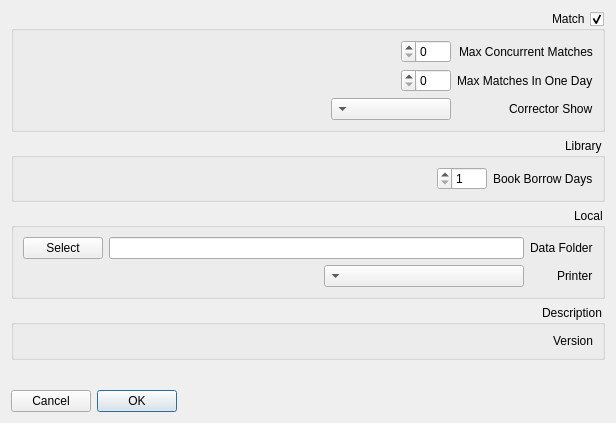
<?xml version="1.0" encoding="UTF-8"?>
<ui version="4.0">
 <class>OptionsForm</class>
 <widget class="QWidget" name="OptionsForm">
  <property name="geometry">
   <rect>
    <x>0</x>
    <y>0</y>
    <width>616</width>
    <height>423</height>
   </rect>
  </property>
  <property name="layoutDirection">
   <enum>Qt::RightToLeft</enum>
  </property>
  <layout class="QVBoxLayout" name="verticalLayout">
   <item>
    <widget class="QGroupBox" name="gMatch">
     <property name="title">
      <string>Match</string>
     </property>
     <property name="checkable">
      <bool>true</bool>
     </property>
     <layout class="QFormLayout" name="formLayout">
      <property name="fieldGrowthPolicy">
       <enum>QFormLayout::AllNonFixedFieldsGrow</enum>
      </property>
      <property name="labelAlignment">
       <set>Qt::AlignLeading|Qt::AlignLeft|Qt::AlignVCenter</set>
      </property>
      <item row="0" column="1">
       <widget class="QSpinBox" name="sMaxConcurrentMatches">
        <property name="maximumSize">
         <size>
          <width>50</width>
          <height>16777215</height>
         </size>
        </property>
        <property name="maximum">
         <number>10</number>
        </property>
       </widget>
      </item>
      <item row="1" column="0">
       <widget class="QLabel" name="label_6">
        <property name="text">
         <string>Max Matches In One Day</string>
        </property>
       </widget>
      </item>
      <item row="1" column="1">
       <widget class="QSpinBox" name="sMaxMatchesInOneDay">
        <property name="maximumSize">
         <size>
          <width>50</width>
          <height>16777215</height>
         </size>
        </property>
        <property name="maximum">
         <number>10</number>
        </property>
       </widget>
      </item>
      <item row="2" column="0">
       <widget class="QLabel" name="label_4">
        <property name="text">
         <string>Corrector Show</string>
        </property>
       </widget>
      </item>
      <item row="2" column="1">
       <widget class="QComboBox" name="cCorrectorIdentifier">
        <property name="maximumSize">
         <size>
          <width>120</width>
          <height>16777215</height>
         </size>
        </property>
       </widget>
      </item>
      <item row="0" column="0">
       <widget class="QLabel" name="label_5">
        <property name="text">
         <string>Max Concurrent Matches</string>
        </property>
       </widget>
      </item>
     </layout>
    </widget>
   </item>
   <item>
    <widget class="QGroupBox" name="gLibrary">
     <property name="title">
      <string>Library</string>
     </property>
     <layout class="QFormLayout" name="formLayout_4">
      <item row="0" column="0">
       <widget class="QLabel" name="label">
        <property name="text">
         <string>Book Borrow Days</string>
        </property>
       </widget>
      </item>
      <item row="0" column="1">
       <widget class="QSpinBox" name="sBookBorrowDays">
        <property name="maximumSize">
         <size>
          <width>50</width>
          <height>16777215</height>
         </size>
        </property>
        <property name="minimum">
         <number>1</number>
        </property>
        <property name="maximum">
         <number>100</number>
        </property>
       </widget>
      </item>
     </layout>
    </widget>
   </item>
   <item>
    <widget class="QGroupBox" name="gLocal">
     <property name="title">
      <string>Local</string>
     </property>
     <layout class="QFormLayout" name="formLayout_2">
      <property name="fieldGrowthPolicy">
       <enum>QFormLayout::AllNonFixedFieldsGrow</enum>
      </property>
      <property name="labelAlignment">
       <set>Qt::AlignLeading|Qt::AlignLeft|Qt::AlignVCenter</set>
      </property>
      <item row="0" column="0">
       <widget class="QLabel" name="label_3">
        <property name="text">
         <string>Data Folder</string>
        </property>
       </widget>
      </item>
      <item row="0" column="1">
       <layout class="QHBoxLayout" name="horizontalLayout">
        <item>
         <widget class="QLineEdit" name="eDataFolder"/>
        </item>
        <item>
         <widget class="QPushButton" name="bSelectDataFolder">
          <property name="text">
           <string>Select</string>
          </property>
          <property name="icon">
           <iconset resource="reghaabat.qrc">
            <normaloff>:/images/search.png</normaloff>:/images/search.png</iconset>
          </property>
         </widget>
        </item>
       </layout>
      </item>
      <item row="1" column="0">
       <widget class="QLabel" name="label_2">
        <property name="text">
         <string>Printer</string>
        </property>
       </widget>
      </item>
      <item row="1" column="1">
       <widget class="QComboBox" name="cPrinters">
        <property name="maximumSize">
         <size>
          <width>200</width>
          <height>16777215</height>
         </size>
        </property>
       </widget>
      </item>
     </layout>
    </widget>
   </item>
   <item>
    <widget class="QGroupBox" name="gDescription">
     <property name="title">
      <string>Description</string>
     </property>
     <layout class="QFormLayout" name="formLayout_3">
      <property name="labelAlignment">
       <set>Qt::AlignLeading|Qt::AlignLeft|Qt::AlignVCenter</set>
      </property>
      <item row="0" column="0">
       <widget class="QLabel" name="label_7">
        <property name="text">
         <string>Version</string>
        </property>
       </widget>
      </item>
      <item row="0" column="1">
       <widget class="QLabel" name="lVersion">
        <property name="text">
         <string/>
        </property>
       </widget>
      </item>
     </layout>
    </widget>
   </item>
   <item>
    <spacer name="verticalSpacer">
     <property name="orientation">
      <enum>Qt::Vertical</enum>
     </property>
     <property name="sizeHint" stdset="0">
      <size>
       <width>20</width>
       <height>40</height>
      </size>
     </property>
    </spacer>
   </item>
   <item>
    <widget class="QDialogButtonBox" name="buttonBox">
     <property name="standardButtons">
      <set>QDialogButtonBox::Cancel|QDialogButtonBox::Ok</set>
     </property>
    </widget>
   </item>
  </layout>
 </widget>
 <tabstops>
  <tabstop>eDataFolder</tabstop>
  <tabstop>bSelectDataFolder</tabstop>
  <tabstop>buttonBox</tabstop>
 </tabstops>
 <resources>
  <include location="reghaabat.qrc"/>
 </resources>
 <connections/>
</ui>
